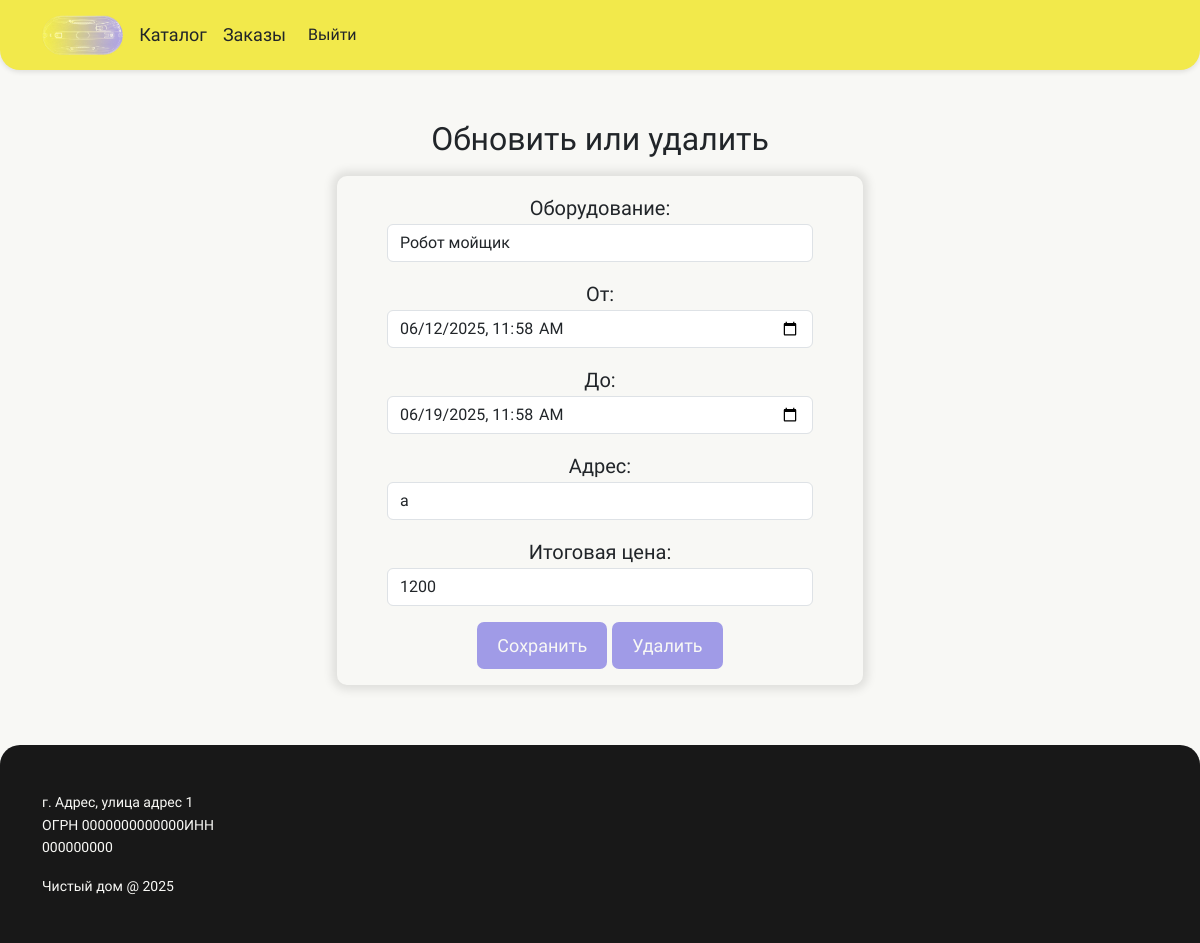
Page /order/order_update/admin-kjfh (signed in) on the committed database.
### order/models.py (models this page shows, shortened)
class Order(models.Model):
    id_Customer = models.ForeignKey(CustomUser, on_delete=models.CASCADE)
    id_Item = models.ForeignKey(Item, on_delete=models.CASCADE)
    start = models.DateTimeField()
    end = models.DateTimeField()
    price = models.IntegerField()
    address = models.TextField(default=None)
    slug = models.SlugField(unique=True)

### catalogue/models.py (models this page shows, shortened)
class Item(models.Model):
    id_category = models.ForeignKey(Category, on_delete=models.CASCADE)
    title  = models.CharField(max_length=200)
    description = models.TextField()
    price = models.IntegerField()
    img = models.ImageField(upload_to='images/')
    slug = models.SlugField(unique=True)
    def __str__(self):
        return self.title

### order/views.py (the view)
# urls.py: path('order_update/<slug:slug>', views.order_update, name = 'order_update')
@login_required(login_url='accounts:login')
def order_update(request, slug):
    order = Order.objects.get(slug = slug)
    items = Item.objects.all()
    if request.user.id == order.id_Customer.id:
        if request.method == 'POST':
            form = forms.OrderForm(request.POST, instance = order)
            if form.is_valid():
                instance = form.save(commit = False)
                instance.save()
                return redirect('order:order')
        else:
            form = forms.OrderForm(instance=order)
        return render(request, 'order/order_update_delete.html', {'form' : form, 'order' : order})
    return HttpResponse('401 Unauthorized', status = 401)

### order/forms.py (called while the page is built)
    def create_option(self, name, value, label, selected, index, subindex=None, attrs=None):
        option = super().create_option(name, value, label, selected, index, subindex, attrs)
        if value:
            option['attrs']['data-price'] = value.instance.price + 200
        return option

### order/templates/order/order_update_delete.html (shortened to what this page needs)
{%extends "base_layout.html" %}
{% load static %}
{% block content %}
<section class = "catalogue_form">
    <h1>Обновить или удалить</h1>
    <div class = "container">
            <div class ="row g-4 justify-content-center">
                <div class = "col-md-8 col-lg-6">
                    <form class = "form" method = "post" enctype = "multipart/form-data">
                        {{ form }}
                        <button type = "submit" class="btn">Сохранить</button>
                        <a class = "btn"
                            href = "{% url 'order:order_delete' slug=order.slug %}">
                            Удалить
                        </a>
                    </form>
                </div>
            </div>
    </div>
</section>
{% endblock content %}

### static/css/style.css (style rules this page uses)
html { height: 100%; }
body { font-family: 'Montserrat Alternates', sans-serif; margin: 0px; padding: 0; background-color: #f8f8f5; line-height: 1.6; min-height: 100%; display: flex; flex-direction: column; }
section { margin: 50px 0px; }
button, a { font-size: 16px; text-decoration: none; color: inherit; border: none; background-color: inherit; }
h1 { font-size: 38px; text-align: center; }
.btn { border-radius: 7px; font-size: 18px; color: #f8f8f5; background-color: #A09BE7; border: none; padding: 10px 20px; }
.form { box-shadow: 0px 0px 10px 5px rgba(0,0,0,0.1); border-radius: 10px; text-align: center; font-size: 20px; padding: 16px 50px; margin: 10px; }
#price { cursor: default; }
@media (max-width: 1200px) { .promo_base-text h1, h1 { font-size: 32px; } }
@media (max-width: 1200px) { .promo_base-text a, a { font-size: 18px; } }

### rows in the picture
Order: id_Item "Робот мойщик", start "06/12/2025 11:58", end "06/19/2025 11:58", address "a"
Item: price "1200"
